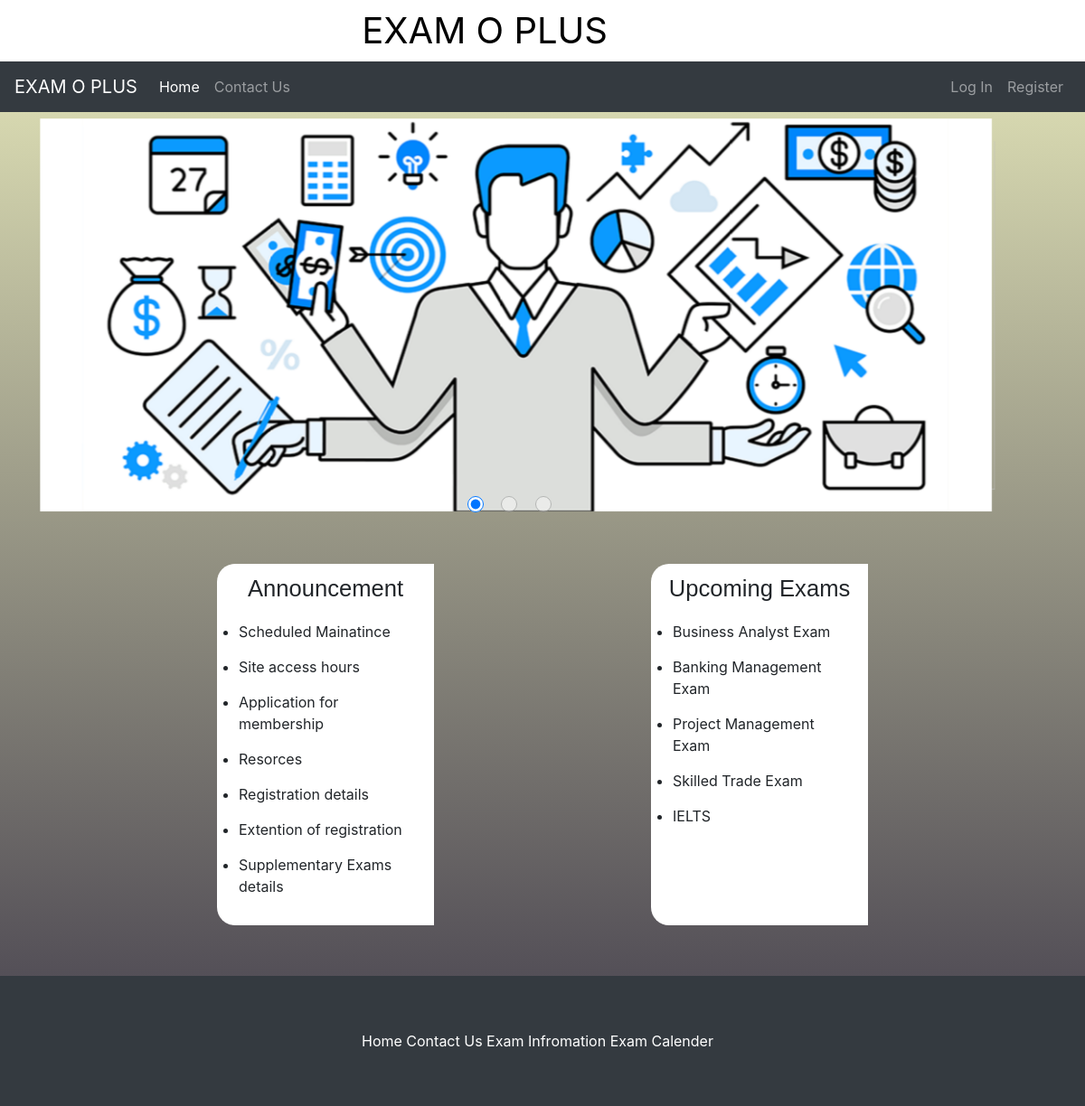
The app's page /home.php with its own data.
### tables this page shows
CREATE TABLE `examdetails` (
  `ExamID` int(11) NOT NULL,
  `empid` int(11) NOT NULL,
  `Examname` text NOT NULL,
  `Examdetails` text NOT NULL,
  `Startingdate` date NOT NULL,
  `Deadline` date NOT NULL,
  `startdate` date NOT NULL
);

### home.php (the view, shortened to what this page needs)
<?php
include("partials/homenav.php");
?>
<!DOCTYPE html>
<html lang="en">
<head>
    <link rel="stylesheet" href="CSS/main.css?version=2.3">
    <link rel="stylesheet" href="CSS/index.css?version=2.5">
    <link rel="stylesheet" href="https://cdnjs.cloudflare.com/ajax/libs/font-awesome/4.7.0/css/font-awesome.min.css">
    <link rel="stylesheet" href="https://cdnjs.cloudflare.com/ajax/libs/font-awesome/4.7.0/css/font-awesome.min.css">
</head>
<body>
    <section class="mainContainer">
        <section id="slider">
            <label for="s1" id="slide1"><img src="img/3.png" alt=""></label>
            <label for="s2" id="slide2"><img src="img/hr.jpg" alt="" width="1000" height="475"></label>
            <label for="s3" id="slide3"><img src="img/bank.png" alt="" width="1000" height="475"></label>
        </section>
        <div class="annupCon">
           <div class="annupSubCon">
            <h1>Announcement</h1>
               <div class="subinner">
                    <ul>
                    <li>Scheduled Mainatince</li>
                        <li>Site access hours</li>
                        <li>Application for membership</li>
                        <li>Resorces</li>
                        <li>Registration details</li>
                        <li>Extention of registration</li>
                        <li>Supplementary Exams details</details></li>
                    </ul>
               </div>
           </div>
           <div class="annupSubCon">
                <h1>Upcoming Exams</h1>
                <div class="subinner">
                <ul>
                <?php
                       $sql = "SELECT Examname FROM examdetails";
                           $result = $conn->query($sql);
                    if ($result->num_rows > 0) {
                        while($row = $result->fetch_assoc()) {
                            echo "<li> " . $row["Examname"] ;
                        }
                        } else {
                            echo "<li>0 results</li>";
                        }
                     ?>
                    </ul>
                </div>
            </div>
        </div>
<?php include("partials/footer.php")?>
    </section>
</body>
</html>

### CSS/index.css (style rules this page uses)
body { background-repeat: no-repeat; background-attachment: fixed; background-size: cover; background: #403B4A; background: -webkit-linear-gradient(to bottom, #E7E9BB, #403B4A); background: linear-gradient(to bottom, #E7E9BB, #403B4A); }
h1 { font-family: sans-serif; font-size: 2.5em; text-align: center; }
#slider { position: relative; width: 50%; height: 30vw; margin: 80px auto; font-family: 'Helvetica Neue', sans-serif; perspective: 1400px; transform-style: preserve-3d; }
#slider label { position: absolute; width: 100%; height: 100%; left: 0; top: 0; color: white; font-size: 70px; font-weight: bold; border-radius: 5px; cursor: pointer; display: flex; align-items: center; justify-content: center; transition: transform 400ms ease; }
#slide1 { background: rgb(24, 57, 70); }
#slide2 { background: rgb(25, 170, 196); }
#slide3 { background: dodgerblue; }
#s1:checked ~ #slide1,#s2:checked ~ #slide2,#s3:checked ~ #slide3 { transform: translate3d(-5%, 0, -50px); }
#s1:checked ~ #slide2,#s2:checked ~ #slide3,#s3:checked ~ #slide1 { transform: translate3d(15%, 0, -250px); }
#s1:checked ~ #slide3,#s2:checked ~ #slide1,#s3:checked ~ #slide2 { transform: translate3d(-30%, 0, -250px); }
.mainContainer { margin: 20vh 0 0 0; }
.annupCon { justify-content: space-around; align-items: center; display: flex; width: 80%; margin: 0 auto; }
.annupSubCon { width: 25%; height: 400px; background-color: white; border-top-left-radius: 20px; border-bottom-left-radius: 20px; margin: 3vh 0 7vh 0 ; }
.annupSubCon h1 { text-align: center; font-size: 1.6rem; padding: 5%; }
.subinner { overflow-y: scroll; width: 100%; height: 80%; padding: 0 10%; }
.subinner ul li { padding: 0 0 15px 0 ; }

### CSS/main.css (style rules this page uses)
* { padding: 0; margin: 0; }

### partials/footer.php (style rules this page uses)
* { padding: 0; margin: 0; }

### records on screen
examdetails: Examname "Business Analyst Exam"
examdetails: Examname "Banking Management Exam"
examdetails: Examname "Project Management Exam"
examdetails: Examname "Skilled Trade Exam"
examdetails: Examname "IELTS"
